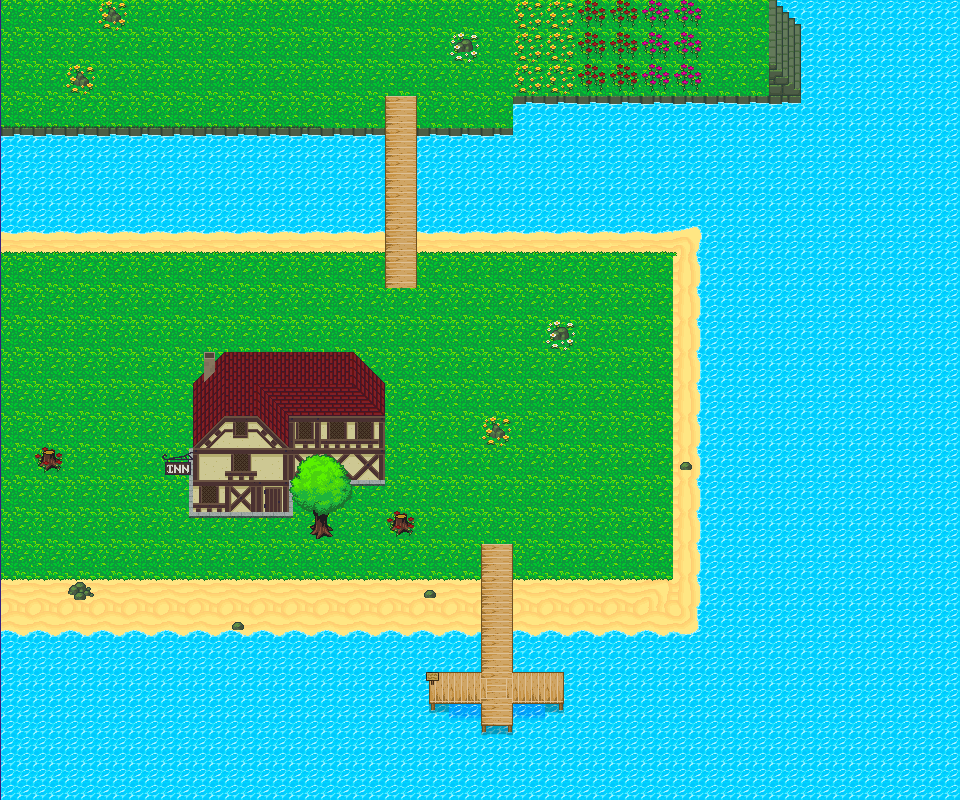

Tiled map render using the project's own tile images. Description and the map definition, with tile-layer contents summarised, below:
An orthogonal 30x25 tile map with 32x32 px tiles, 3 tile layers (Tile Layer 1, Tile Layer 2, Tile Layer 3), 3 tilesets and 11 objects (mainPlayer, me.LevelEntity).

<map version="1.0" orientation="orthogonal" renderorder="left-down" width="30" height="25" tilewidth="32" tileheight="32" backgroundcolor="#37207f" nextobjectid="43">
 <tileset firstgid="1" name="tileSheet" tilewidth="32" tileheight="32">
  <image source="../img/map/tileSheet.png" width="480" height="256" />
 </tileset>
 <tileset firstgid="121" name="tileSheet2" tilewidth="32" tileheight="32">
  <image source="../img/map/tileSheet2.png" width="760" height="958" />
 </tileset>
 <tileset firstgid="788" name="tileSheet2" tilewidth="33" tileheight="33">
  <image source="../img/map/tileSheet2.png" width="760" height="958" />
 </tileset>
 <layer name="Tile Layer 1" width="30" height="25">
  <data>[750 cells, 750 non-empty, 22 distinct tile ids]</data>
 </layer>
 <layer name="Tile Layer 2" width="30" height="25">
  <data>[750 cells, 236 non-empty, 39 distinct tile ids]</data>
 </layer>
 <layer name="Tile Layer 3" width="30" height="25">
  <data>[750 cells, 86 non-empty, 9 distinct tile ids]</data>
 </layer>
 <objectgroup name="Entities">
  <object id="1" name="mainPlayer" x="32" y="320" width="32" height="16">
   <properties>
    <property name="image" value="pokemon" />
    <property name="spritewidth" value="16" />
   </properties>
  </object>
  <object id="40" name="me.LevelEntity" x="435" y="678">
   <properties>
    <property name="duration" value="250" />
    <property name="fade" value="#000000" />
    <property name="to" value="area02" />
   </properties>
  </object>
 </objectgroup>
 <objectgroup name="collision">
  <object id="27" x="2" y="235">
   <polyline points="0,0 382,-1 382,51" />
  </object>
  <object id="28" x="416" y="285">
   <polyline points="0,0 0,-51 281,-51 281,343 98,341 97,260" />
  </object>
  <object id="32" x="480" y="545">
   <polyline points="0,0 -1,85 -479,82 -478,-309" />
  </object>
  <object id="34" x="478" y="630">
   <polyline points="0,0 0,39 -51,39 -51,74 0,74 0,96 37,96 36,74 86,74 86,42 36,41 36,-4" />
  </object>
  <object id="35" x="383" y="235">
   <polyline points="0,0 2,-139" />
  </object>
  <object id="36" x="415" y="96">
   <polyline points="0,0 0,139" />
  </object>
  <object id="37" x="384" y="128">
   <polyline points="0,0 -383,-1 -382,-128 381,-127" />
  </object>
  <object id="38" x="768" y="1">
   <polyline points="0,0 31,28 31,98 -257,96 -257,127 -352,127" />
  </object>
  <object id="42" x="194" y="385">
   <polyline points="0,0 -1,129 96,129 96,94 189,95 188,-1 157,-31 33,-31 2,0" />
  </object>
 </objectgroup>
</map>
